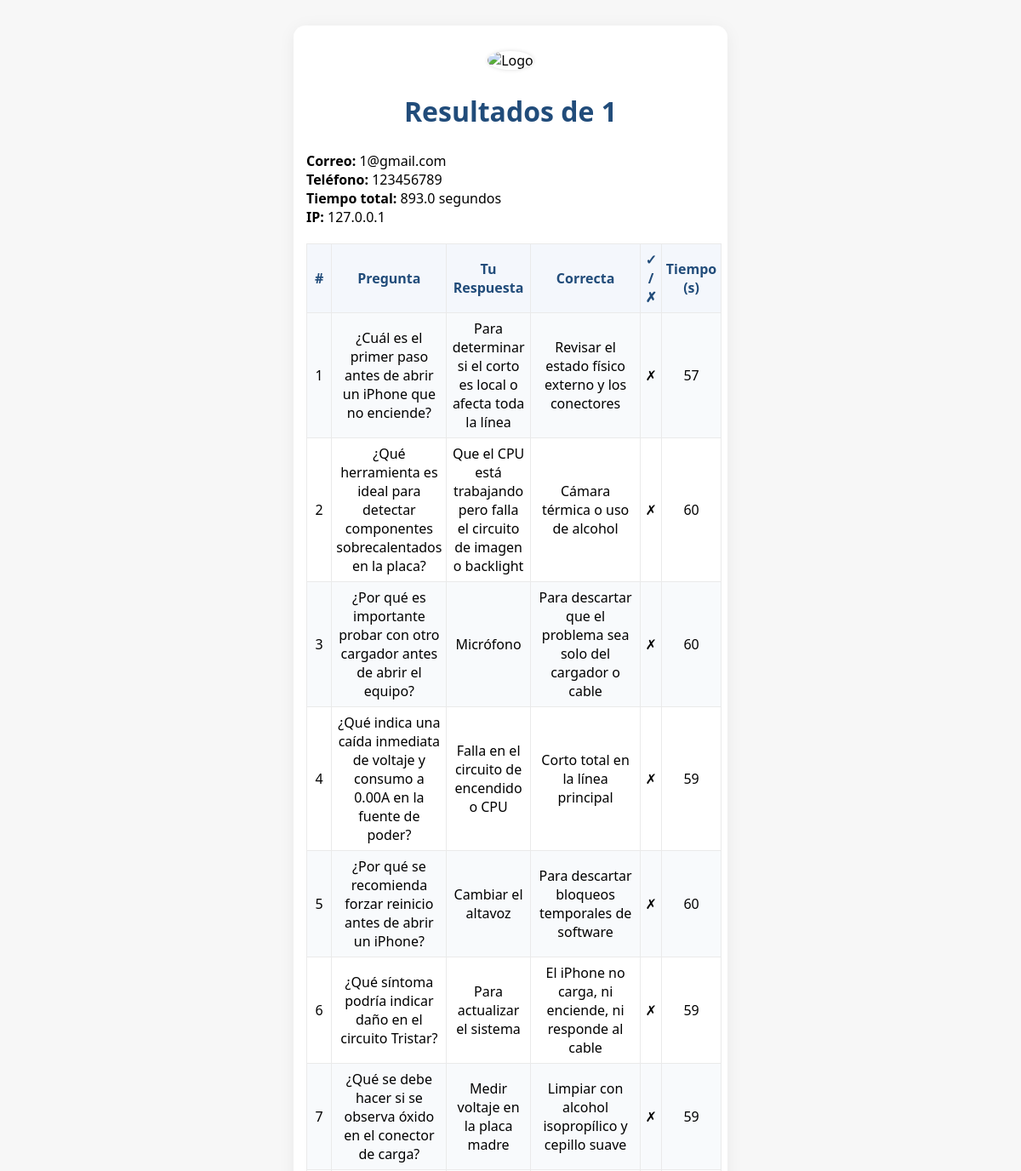
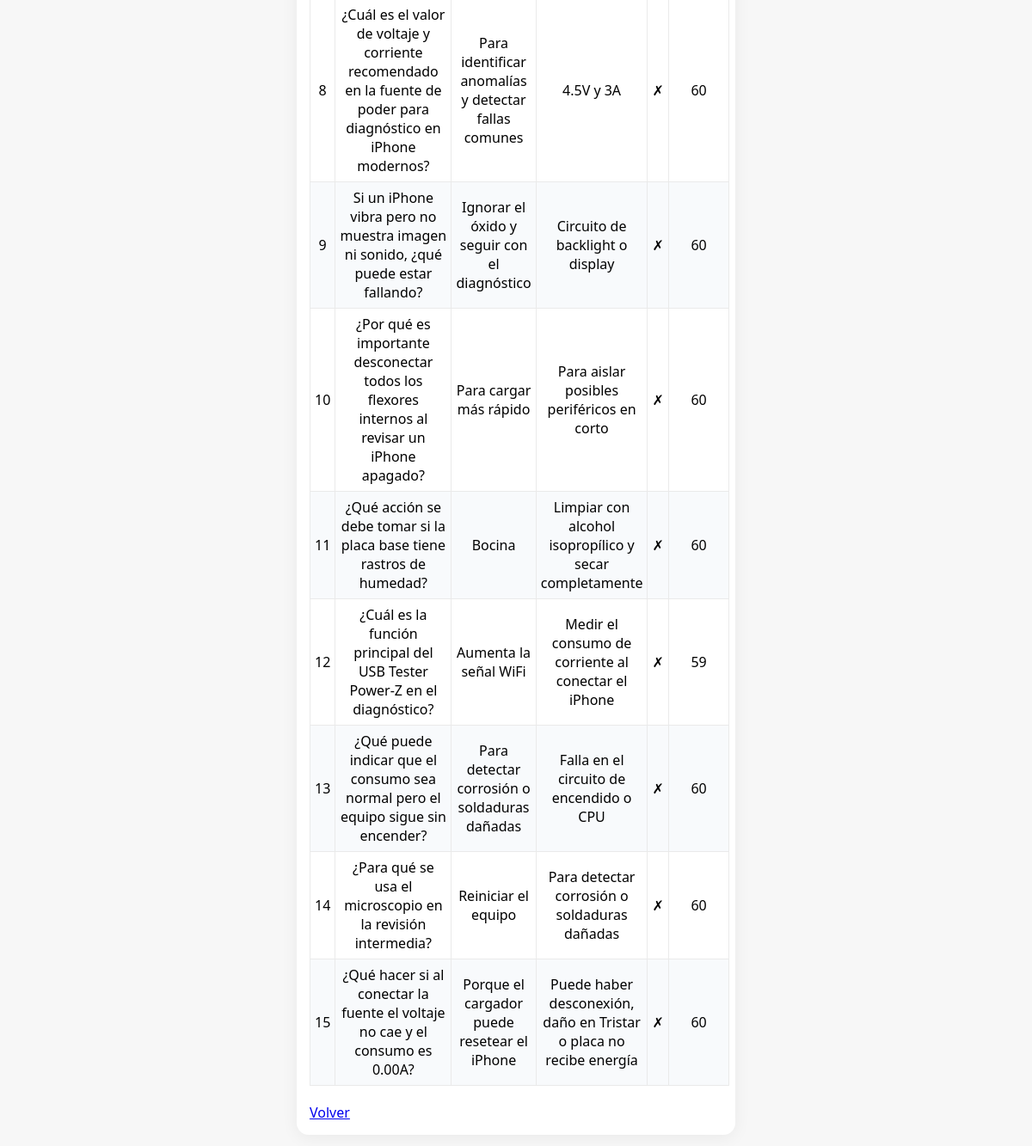
Screenshot of /admin/detalle/4 (signed in) with the database file from the repository (2 pictures, top to bottom).
### tables this page shows
CREATE TABLE respuestas (
            id INTEGER PRIMARY KEY AUTOINCREMENT,
            nombre TEXT,
            correo TEXT,
            telefono TEXT,
            preguntas TEXT,
            respuestas TEXT,
            tiempos TEXT,
            tiempo_total REAL,
            ip TEXT
        );

### app.py (the view)
@app.route("/admin/detalle/<int:res_id>")
@admin_required
def admin_detalle(res_id):
    conn = sqlite3.connect(DB_FILE)
    c = conn.cursor()
    c.execute("SELECT nombre, correo, telefono, respuestas, tiempos, tiempo_total, ip FROM respuestas WHERE id=?", (res_id,))
    row = c.fetchone()
    conn.close()
    if not row:
        return "No encontrado", 404
    preguntas = cargar_preguntas()
    respuestas = json.loads(row[3])
    tiempos = json.loads(row[4])
    detalles = []
    for i, resp in enumerate(respuestas):
        if i < len(preguntas):
            pregunta = preguntas[i]
            correcta_idx = pregunta["respuestaCorrecta"]
            correcta = pregunta["opciones"][correcta_idx]
        else:
            pregunta = {"pregunta": "(no disponible)", "opciones": []}
            correcta = "(no disponible)"
        acierto = resp == str(correcta)
        detalles.append({
            "pregunta": pregunta["pregunta"],
            "respuesta_usuario": resp,
            "respuesta_correcta": correcta,
            "acierto": acierto,
            "tiempo": tiempos[i] if i < len(tiempos) else ""
        })
    return render_template("resultados_tecnico.html",
        nombre=row[0], correo=row[1], telefono=row[2],
        tiempo_total=row[5], ip=row[6], detalles=detalles
    )

### app.py (called while the page is built)
def cargar_preguntas():
    with open(PREGUNTAS_FILE, "r", encoding="utf-8") as f:
        return json.load(f)

def admin_required(f):
    from functools import wraps
    @wraps(f)
    def decorated(*args, **kwargs):
        if not session.get("admin_logged_in"):
            return redirect(url_for("admin_login"))
        return f(*args, **kwargs)
    return decorated

### templates/resultados_tecnico.html (shortened to what this page needs)
<!DOCTYPE html>
<html lang="es">
<head>
    <link rel="stylesheet" href="{{ url_for('static', filename='style.css') }}">
</head>
<body>
    <div class="container">
        <div class="logo-box">
            <img src="{{ url_for('static', filename='logo.png') }}" alt="Logo">
        </div>
        <h2>Resultados de {{ nombre }}</h2>
        <p><b>Correo:</b> {{ correo }}<br>
        <b>Teléfono:</b> {{ telefono }}<br>
        <b>Tiempo total:</b> {{ tiempo_total }} segundos<br>
        <b>IP:</b> {{ ip }}</p>
        <table>
            <tr>
                <th>#</th>
                <th>Pregunta</th>
                <th>Tu Respuesta</th>
                <th>Correcta</th>
                <th>✓ / ✗</th>
                <th>Tiempo (s)</th>
            </tr>
            {% for d in detalles %}
            <tr>
                <td>{{ loop.index }}</td>
                <td>{{ d.pregunta }}</td>
                <td>{{ d.respuesta_usuario }}</td>
                <td>{{ d.respuesta_correcta }}</td>
                <td>{% if d.acierto %}✓{% else %}✗{% endif %}</td>
                <td>{{ d.tiempo }}</td>
            </tr>
            {% endfor %}
        </table>
        <a href="{{ url_for('admin_panel') }}">Volver</a>
    </div>
</body>
</html>

### static/style.css (style rules this page uses)
body { font-family: 'Segoe UI', Arial, sans-serif; background: #f7f7f7; margin: 0; padding: 0; }
.container { max-width: 480px; margin: 30px auto; padding: 30px 15px 15px 15px; background: rgba(255,255,255,0.97); border-radius: 14px; box-shadow: 0 3px 20px rgba(0,0,0,0.06); }
.logo-box { text-align: center; margin-bottom: 22px; }
.logo-box img { width: 90px; border-radius: 50%; box-shadow: 0 0 5px #ddd; }
h1, h2 { text-align: center; color: #214C7A; font-size: 2rem; }
table { width: 100%; border-collapse: collapse; margin: 20px 0; background: #fff; }
th, td { padding: 7px 5px; border: 1px solid #eaeaea; text-align: center; }
th { background: #f4f7fc; color: #214C7A; }
tr:nth-child(even) { background: #f8fafc; }

### rows the page displays
respuestas: correo "1@gmail.com", telefono "123456789", tiempo_total "893.0", ip "127.0.0.1"

### other values shown
{{ nombre }} "1"
{{ d.pregunta }} "¿Cuál es el primer paso antes de abrir un iPhone que no enciende?" "¿Qué herramienta es ideal para detectar componentes sobrecalentados en la placa?" "¿Por qué es importante probar con otro cargador antes de abrir el equipo?" "¿Qué indica una caída inmediata de voltaje y consumo a 0.00A en la fuente de poder?" "¿Por qué se recomienda forzar reinicio antes de abrir un iPhone?" "¿Qué síntoma podría indicar daño en el circuito Tristar?" "¿Qué se debe hacer si se observa óxido en el conector de carga?" "¿Cuál es el valor de voltaje y corriente recomendado en la fuente de poder para diagnóstico en iPhone modernos?" "Si un iPhone vibra pero no muestra imagen ni sonido, ¿qué puede estar fallando?" "¿Por qué es importante desconectar todos los flexores internos al revisar un iPhone apagado?" "¿Qué acción se debe tomar si la placa base tiene rastros de humedad?" "¿Cuál es la función principal del USB Tester Power-Z en el diagnóstico?" "¿Qué puede indicar que el consumo sea normal pero el equipo sigue sin encender?" "¿Para qué se usa el microscopio en la revisión intermedia?" "¿Qué hacer si al conectar la fuente el voltaje no cae y el consumo es 0.00A?"
{{ d.respuesta_usuario }} "Para determinar si el corto es local o afecta toda la línea" "Que el CPU está trabajando pero falla el circuito de imagen o backlight" "Micrófono" "Falla en el circuito de encendido o CPU" "Cambiar el altavoz" "Para actualizar el sistema" "Medir voltaje en la placa madre" "Para identificar anomalías y detectar fallas comunes" "Ignorar el óxido y seguir con el diagnóstico" "Para cargar más rápido" "Bocina" "Aumenta la señal WiFi" "Para detectar corrosión o soldaduras dañadas" "Reiniciar el equipo" "Porque el cargador puede resetear el iPhone"
{{ d.respuesta_correcta }} "Revisar el estado físico externo y los conectores" "Cámara térmica o uso de alcohol" "Para descartar que el problema sea solo del cargador o cable" "Corto total en la línea principal" "Para descartar bloqueos temporales de software" "El iPhone no carga, ni enciende, ni responde al cable" "Limpiar con alcohol isopropílico y cepillo suave" "4.5V y 3A" "Circuito de backlight o display" "Para aislar posibles periféricos en corto" "Limpiar con alcohol isopropílico y secar completamente" "Medir el consumo de corriente al conectar el iPhone" "Falla en el circuito de encendido o CPU" "Para detectar corrosión o soldaduras dañadas" "Puede haber desconexión, daño en Tristar o placa no recibe energía"
{{ d.tiempo }} "57" "60" "60" "59" "60" "59" "59" "60" "60" "60" "60" "59" "60" "60" "60"
